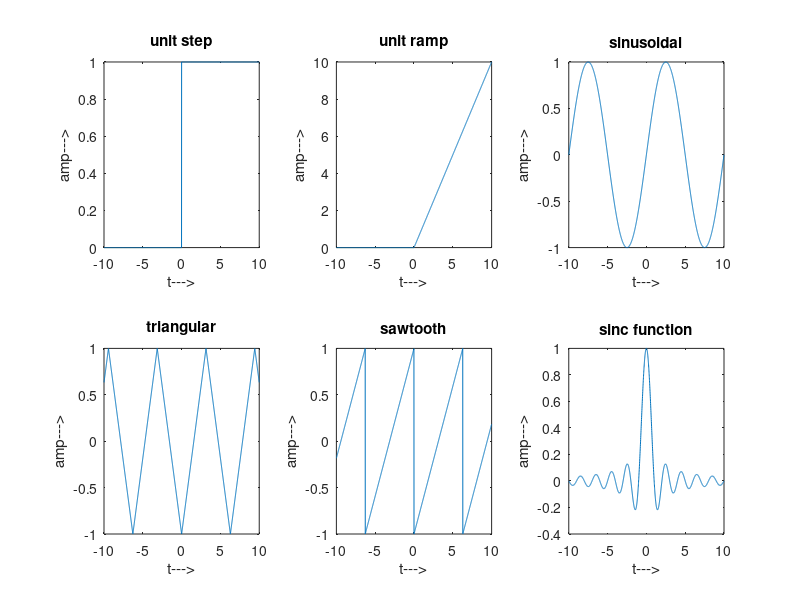

This figure's MATLAB source:
t=-10:0.01:10;
L=length(t);
for i=1:L
%to generate unit Step and ramp function
if t(i)<0
x1(i)=0;
x2(i)=0;
else
x1(i)=1;
x2(i)=t(i);
end;
end;
%to generate sinusoidal function
f=0.1;
x3=sin(2*pi*f*t);
%to generate Triangular and Sawtooth waveforms
x4=sawtooth(t,0.5);
x5=sawtooth(t);
%to generate sinc function
x6=sinc(t);
figure;
subplot(2,3,1);
plot(t,x1);
xlabel('t--->');ylabel('amp--->');
title('unit step');
subplot(2,3,2);
plot(t,x2);
xlabel('t--->');ylabel('amp--->');
title('unit ramp');
subplot(2,3,3);
plot(t,x3);
xlabel('t--->');ylabel('amp--->');
title('sinusoidal');
subplot(2,3,4);
plot(t,x4);
xlabel('t--->');ylabel('amp--->');
title('triangular');
subplot(2,3,5);
plot(t,x5);
xlabel('t--->');ylabel('amp--->');
title('sawtooth');
subplot(2,3,6);
plot(t,x6);
xlabel('t--->');ylabel('amp--->');
title('sinc function');
